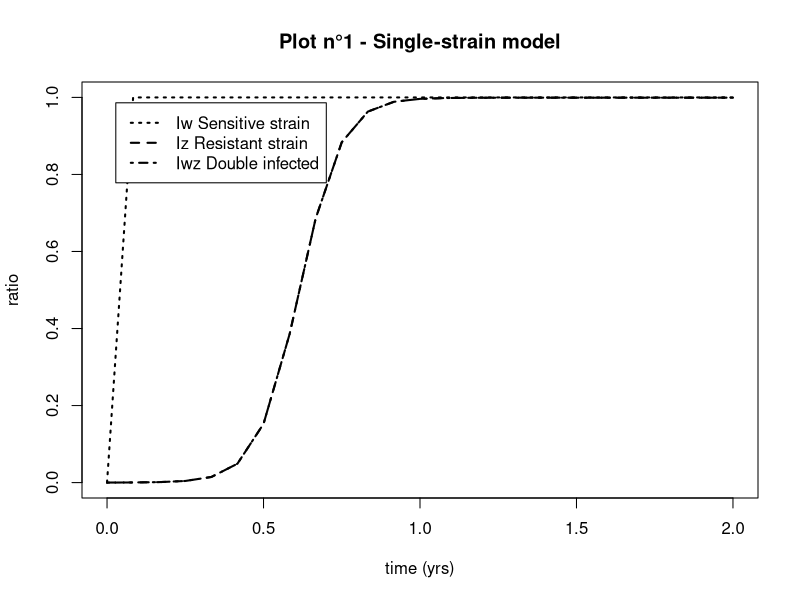
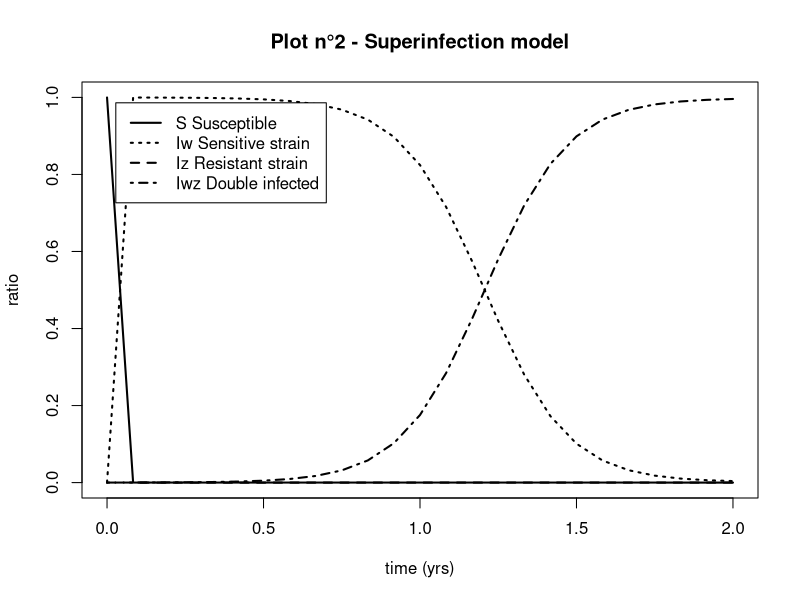
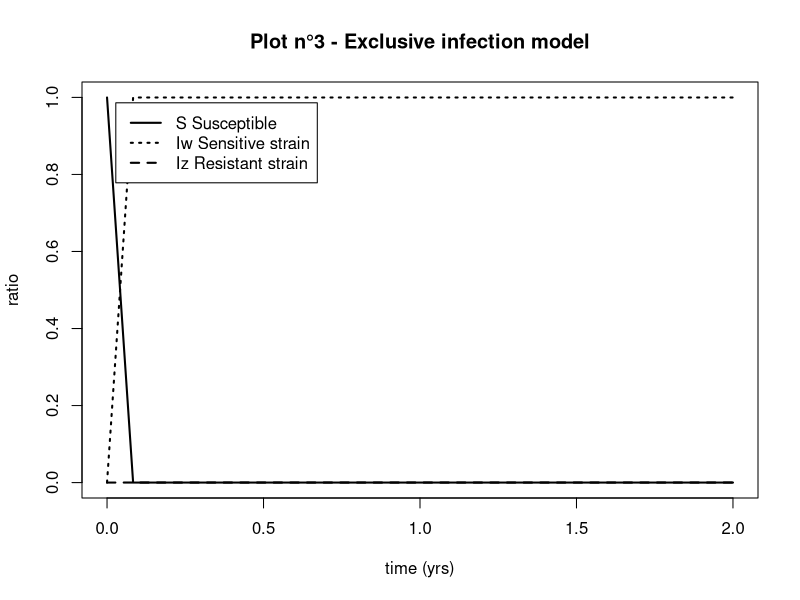
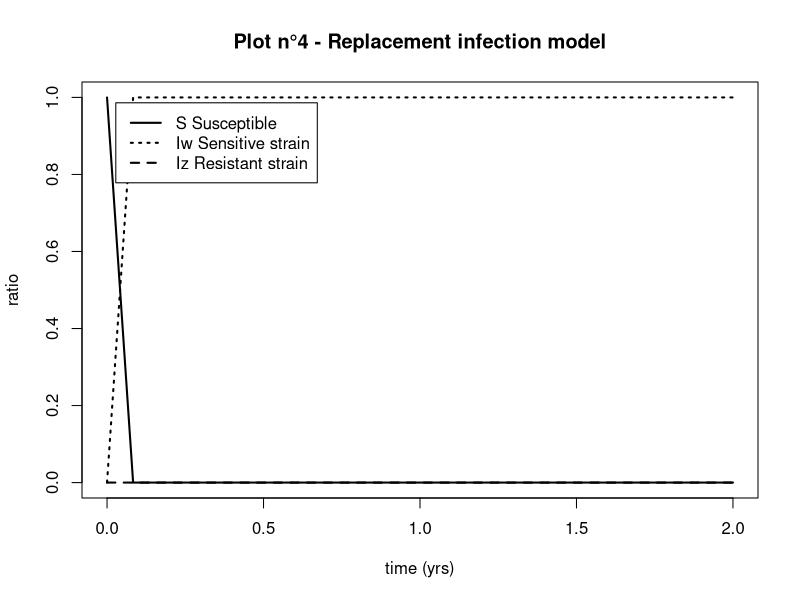
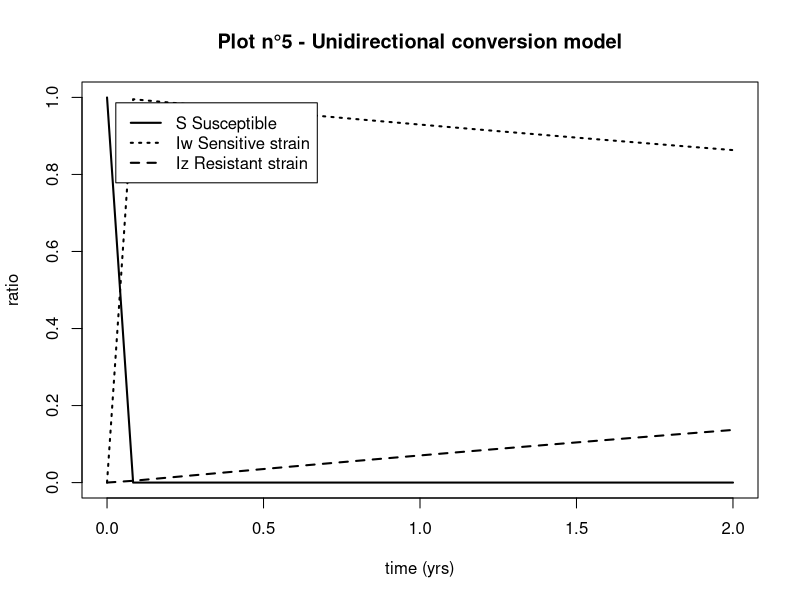
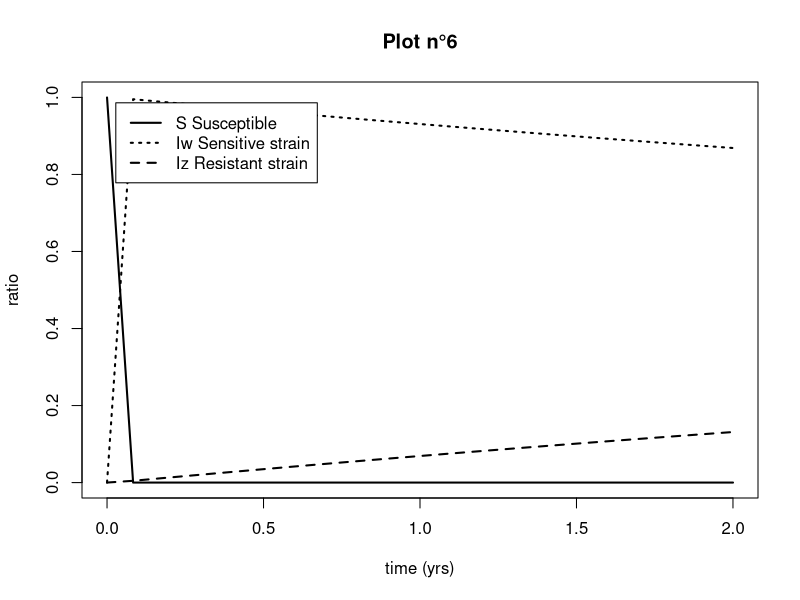

These charts were generated, in order, by the following R code:
## ---- chunk 1
library(deSolve)
options("scipen" = 10)
N=10000
a=2
pbeta_w=0.04
pbeta_z=0.0015
pgammaa=0.01
pgamma_tilt=0.1
pq=0.5
prho=0.5
pphi=0.05
peps=0.15
m=1/12

## ---- chunk 2
parameters <- c(beta_w=pbeta_w, beta_z=pbeta_z, gamma=pgammaa, gamma_prim=pgamma_tilt, eps=peps )

state <- c(S1=N-1, S2=N-1, Iw=1, Iz=1)

times=seq(0, a, by=m)

SIS_single_strain=function(times, state, parameters){
  with(as.list(c(state,parameters)),
       {dS1 = - beta_w*Iw*S1 + gamma*(1-eps)*Iw + gamma_prim*eps*Iw
        dS2 = - beta_z*Iz*S2 + gamma*Iz
        dIw = beta_w*Iw*S1 - gamma*(1-eps)*Iw - gamma_prim*eps*Iw
        dIz = beta_z*Iz*S2 - gamma*Iz
        list(c(dS1, dS2, dIw, dIz))
       })
}

require(deSolve)

out=as.data.frame(
  ode(y=state, times=times, func=SIS_single_strain, parms=parameters)
)



## ---- chunk 3
plot(times, out$Iw/N, main="Plot n°1 - Single-strain model", xlab="time (yrs)", ylab="ratio", ylim=c(0,1), lty=3, lwd=2, type="l")

lines(times, out$Iz/N, lty=2, lwd=2)

double_inf <- out$Iw*out$Iz

lines(times, double_inf/N^2, lty=4, lwd=2)

legend("topleft" , inset=.05, c("Iw Sensitive strain", "Iz Resistant strain", "Iwz Double infected" ), lty=c(3,2,4), lwd=c(2,2,2))
## ---- chunk 4
parameters <- c(beta_w=pbeta_w, beta_z=pbeta_z, gamma=pgammaa, gamma_prim=pgamma_tilt, eps=peps, q=pq )

state <- c(S=N-2, Iw=1, Iz=1, Iwz=0)

times=seq(0, a, by=m)

SIS_superinf=function(times, state, parameters){
  with(as.list(c(state,parameters)),
       {dS = - beta_w*(Iw+q*Iwz)*S - beta_z*(Iz+q*Iwz)*S + gamma*(1-eps)*Iw + gamma_prim*eps*Iw + gamma*Iz
        dIw = beta_w*(Iw+q*Iwz)*S + gamma*Iwz - beta_z*(Iz+q*Iwz)*Iw - gamma*(1-eps)*Iw - gamma_prim*eps*Iw 
        dIz = beta_z*(Iz+q*Iwz)*S + gamma*(1-eps)*Iwz + gamma_prim*eps*Iwz - beta_w*(Iw+q*Iwz)*Iz - gamma*Iz 
        dIwz = beta_w*(Iw+q*Iwz)*Iz + beta_z*(Iz+q*Iwz)*Iw - gamma*Iwz - gamma*(1-eps)*Iwz - gamma_prim*eps*Iwz
        list(c(dS, dIw, dIz, dIwz))
       })
}

require(deSolve)

out_super=as.data.frame(
  ode(y=state, times=times, func=SIS_superinf, parms=parameters)
)

## ---- chunk 5
plot(times, out_super$S/N, main="Plot n°2 - Superinfection model", xlab="time (yrs)", ylab="ratio", ylim=c(0,1), lty=1, lwd=2, type="l")
lines(times, out_super$Iw/N, lty=3, lwd=2)
lines(times, out_super$Iz/N, lty=2, lwd=2)
lines(times, out_super$Iwz/N, lty=4, lwd=2)

legend("topleft" , inset=.05, c("S Susceptible","Iw Sensitive strain", "Iz Resistant strain", "Iwz Double infected" ), lty=c(1,3,2,4), lwd=c(2,2,2,2))
## ---- chunk 6
parameters <- c(beta_w=pbeta_w, beta_z=pbeta_z, gamma=pgammaa, gamma_prim=pgamma_tilt, eps=peps)

state <- c(S=N-2, Iw=1, Iz=1)

times=seq(0, a, by=m)

SIS_exclusive=function(times, state, parameters){
  with(as.list(c(state,parameters)),
       {dS = - beta_w*Iw*S - beta_z*Iz*S + gamma*(1-eps)*Iw + gamma_prim*eps*Iw + gamma*Iz
        dIw = beta_w*Iw*S - gamma*(1-eps)*Iw - gamma_prim*eps*Iw
        dIz = beta_z*Iz*S - gamma*Iz
        list(c(dS, dIw, dIz))
       })
}

require(deSolve)

out_exc=as.data.frame(
  ode(y=state, times=times, func=SIS_exclusive, parms=parameters)
)

## ---- chunk 7
plot(times, out_exc$S/N, main="Plot n°3 - Exclusive infection model", xlab="time (yrs)", ylab="ratio", ylim=c(0,1), lty=1, lwd=2, type="l")
lines(times, out_exc$Iw/N, lty=3, lwd=2)
lines(times, out_exc$Iz/N, lty=2, lwd=2)

legend("topleft" , inset=.05, c("S Susceptible","Iw Sensitive strain", "Iz Resistant strain" ), lty=c(1,3,2), lwd=c(2,2,2))

## ---- chunk 8
parameters <- c(beta_w=pbeta_w, beta_z=pbeta_z, gamma=pgammaa, gamma_prim=pgamma_tilt, eps=peps)

state <- c(S=N-2, Iw=1, Iz=1)

times=seq(0, a, by=m)

SIS_replacement=function(times, state, parameters){
  with(as.list(c(state,parameters)),
       {dS = - beta_w*Iw*S - beta_z*Iz*S + gamma*(1-eps)*Iw + gamma_prim*eps*Iw + gamma*Iz
        dIw = beta_w*Iw*S - gamma*(1-eps)*Iw - gamma_prim*eps*Iw + (beta_w-beta_z)*Iw*Iz
        dIz = beta_z*Iz*S - gamma*Iz - (beta_w-beta_z)*Iw*Iz
        list(c(dS, dIw, dIz))
       })
}

require(deSolve)

out_rep=as.data.frame(
  ode(y=state, times=times, func=SIS_replacement, parms=parameters)
)

## ---- chunk 9
plot(times, out_rep$S/N, main="Plot n°4 - Replacement infection model", xlab="time (yrs)", ylab="ratio", ylim=c(0,1), lty=1, lwd=2, type="l")
lines(times, out_rep$Iw/N, lty=3, lwd=2)
lines(times, out_rep$Iz/N, lty=2, lwd=2)

legend("topleft" , inset=.05, c("S Susceptible","Iw Sensitive strain", "Iz Resistant strain" ), lty=c(1,3,2), lwd=c(2,2,2))
## ---- chunk 10
parameters <- c(beta_w=pbeta_w, beta_z=pbeta_z, gamma=pgammaa, gamma_prim=pgamma_tilt, eps=peps, rho=prho )

state <- c(S=N-2, Iw=1, Iz=1)

times=seq(0, a, by=m)

SIS_unidir=function(times, state, parameters){
  with(as.list(c(state,parameters)),
       {dS = - beta_w*Iw*S - beta_z*Iz*S + gamma*(1-eps)*Iw + gamma_prim*eps*Iw + gamma*Iz
        dIw = beta_w*Iw*S - gamma*(1-eps)*Iw - gamma_prim*eps*Iw - rho*eps*Iw
        dIz = beta_z*Iz*S - gamma*Iz + rho*eps*Iw
        list(c(dS, dIw, dIz))
       })
}

require(deSolve)

out_uni=as.data.frame(
  ode(y=state, times=times, func=SIS_unidir, parms=parameters)
)

## ---- chunk 11
plot(times, out_uni$S/N, main="Plot n°5 - Unidirectional conversion model", xlab="time (yrs)", ylab="ratio", ylim=c(0,1), lty=1, lwd=2, type="l")
lines(times, out_uni$Iw/N, lty=3, lwd=2)
lines(times, out_uni$Iz/N, lty=2, lwd=2)

legend("topleft" , inset=.05, c("S Susceptible","Iw Sensitive strain", "Iz Resistant strain" ), lty=c(1,3,2), lwd=c(2,2,2))
## ---- chunk 12
parameters <- c(beta_w=pbeta_w, beta_z=pbeta_z, gamma=pgammaa, gamma_prim=pgamma_tilt, eps=peps, rho=prho, phi=pphi )

state <- c(S=N-2, Iw=1, Iz=1)

times=seq(0, a, by=m)

SIS_bidir=function(times, state, parameters){
  with(as.list(c(state,parameters)),
       {dS = - beta_w*Iw*S - beta_z*Iz*S + gamma*(1-eps)*Iw + gamma_prim*eps*Iw + gamma*Iz
        dIw = beta_w*Iw*S - gamma*(1-eps)*Iw - gamma_prim*eps*Iw - rho*eps*Iw + phi*(1-eps)*Iz
        dIz = beta_z*Iz*S - gamma*Iz + rho*eps*Iw - phi*(1-eps)*Iz
        list(c(dS, dIw, dIz))
       })
}

require(deSolve)

out_bi=as.data.frame(
  ode(y=state, times=times, func=SIS_bidir, parms=parameters)
)

## ---- chunk 13
plot(times, out_bi$S/N, main="Plot n°6", xlab="time (yrs)", ylab="ratio", ylim=c(0,1), lty=1, lwd=2, type="l")
lines(times, out_bi$Iw/N, lty=3, lwd=2)
lines(times, out_bi$Iz/N, lty=2, lwd=2)

legend("topleft" , inset=.05, c("S Susceptible","Iw Sensitive strain", "Iz Resistant strain" ), lty=c(1,3,2), lwd=c(2,2,2))
